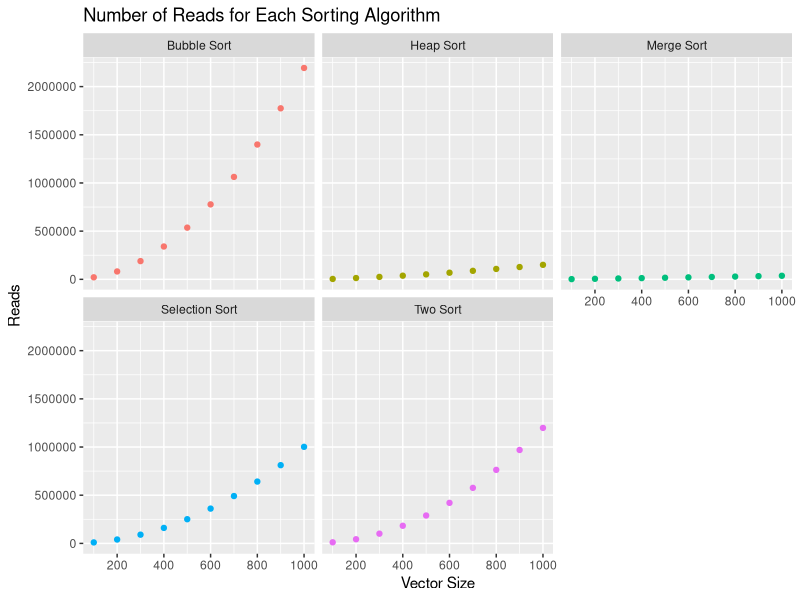
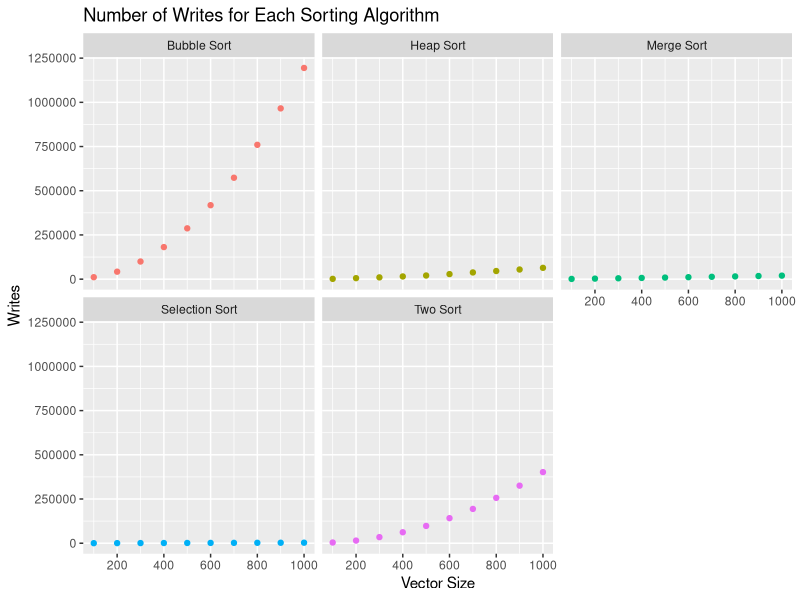
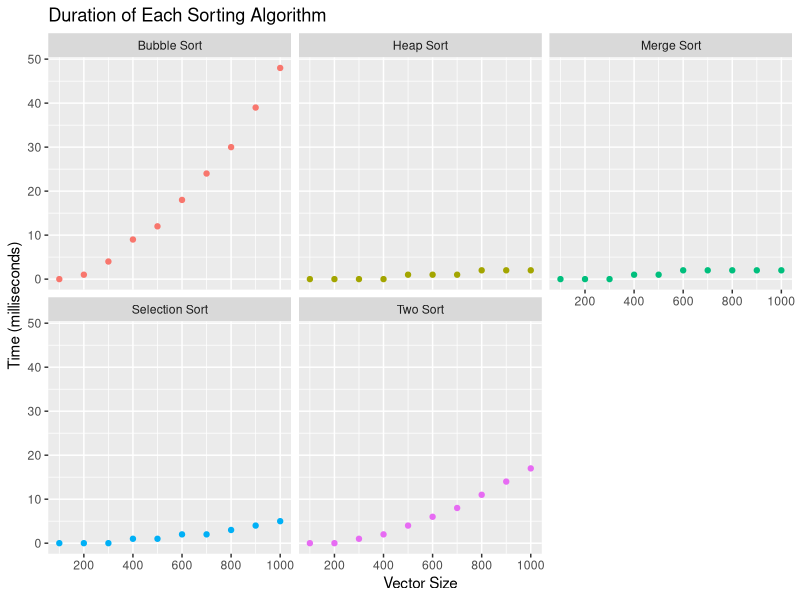

Write the R code that produced these figures, in order.
## ---- chunk 1
knitr::opts_chunk$set(echo = TRUE)
library(dplyr)
library(ggplot2)
## ---- chunk 2
data <- read.csv("sortingData.csv") 
groupedData <- data %>% group_by(Algorithm) %>% summarize(Duration)
## ---- chunk 3
reads <- ggplot(data = data, mapping = aes(x = Vector.Size, y = Reads, color = Algorithm)) + geom_point(position = "dodge2") + labs(x = "Vector Size", y = "Reads", title = "Number of Reads for Each Sorting Algorithm", color = NULL) + facet_wrap(vars(Algorithm)) + theme(legend.position = "none") + scale_x_continuous(breaks = c(200,400,600,800,1000))
reads

writes <- ggplot(data = data, mapping = aes(x = Vector.Size, y = Writes, color = Algorithm)) + geom_point(position = "dodge2") + labs(x = "Vector Size", y = "Writes", title = "Number of Writes for Each Sorting Algorithm", color = NULL) + facet_wrap(vars(Algorithm)) + theme(legend.position = "none") + scale_x_continuous(breaks = c(200,400,600,800,1000))
writes
## ---- chunk 4
duration <- ggplot(data = data, mapping = aes(x = Vector.Size, y = Duration, color = Algorithm)) + geom_point(position = "dodge2") + labs(x = "Vector Size", y = "Time (milliseconds)", title = "Duration of Each Sorting Algorithm", color = NULL) + facet_wrap(vars(Algorithm)) + theme(legend.position = "none") + scale_x_continuous(breaks = c(200,400,600,800,1000))
duration
